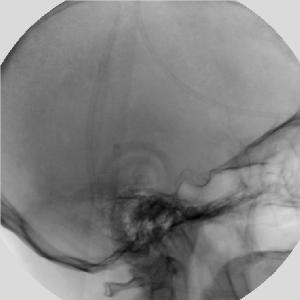
%> input picture AULA04/IF69D_Atividade_03_arquivos/mask.jpg, 300 x 300 px
$ octave ex3_5.m   (GNU Octave 9; MATLAB toolbox functions it lacks are replaced by stand-ins)
%> lines starting %> are read from the running program, lines starting %| are printed output that depends on the picture
close all; clear all; clc;

maskimg = imread('./IF69D_Atividade_03_arquivos/mask.jpg');
%> maskimg is the input picture: size 300x300 uint8; min 1, max 239, mean 131.4
contrast = imread('./IF69D_Atividade_03_arquivos/contrast.jpg');
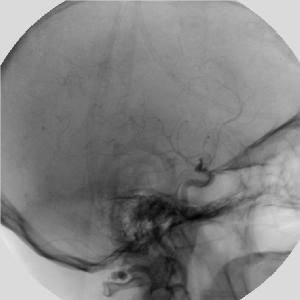
%> input picture AULA04/IF69D_Atividade_03_arquivos/contrast.jpg, 300 x 300 px
%> contrast is the input picture: size 300x300 uint8; min 1, max 245, mean 130.1

maskimg = im2double(maskimg);
%> maskimg: size 300x300 double
contrast = im2double(contrast);
%> contrast: size 300x300 double
%isub = imsubtract(maskimg, contrast);
imabs = mat2gray(contrast-maskimg);
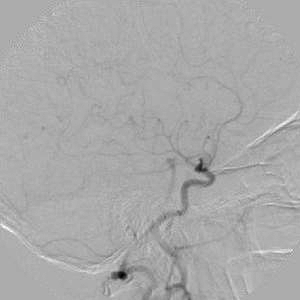
%> imabs: size 300x300 double; min 0, max 1, mean 0.667

subplot(1,3,1);
imshow(maskimg);
title('Mascara')
subplot(1,3,2);
imshow(contrast);
title('Contrast')
subplot(1,3,3);
imshow(imabs);
title('Resultado')
